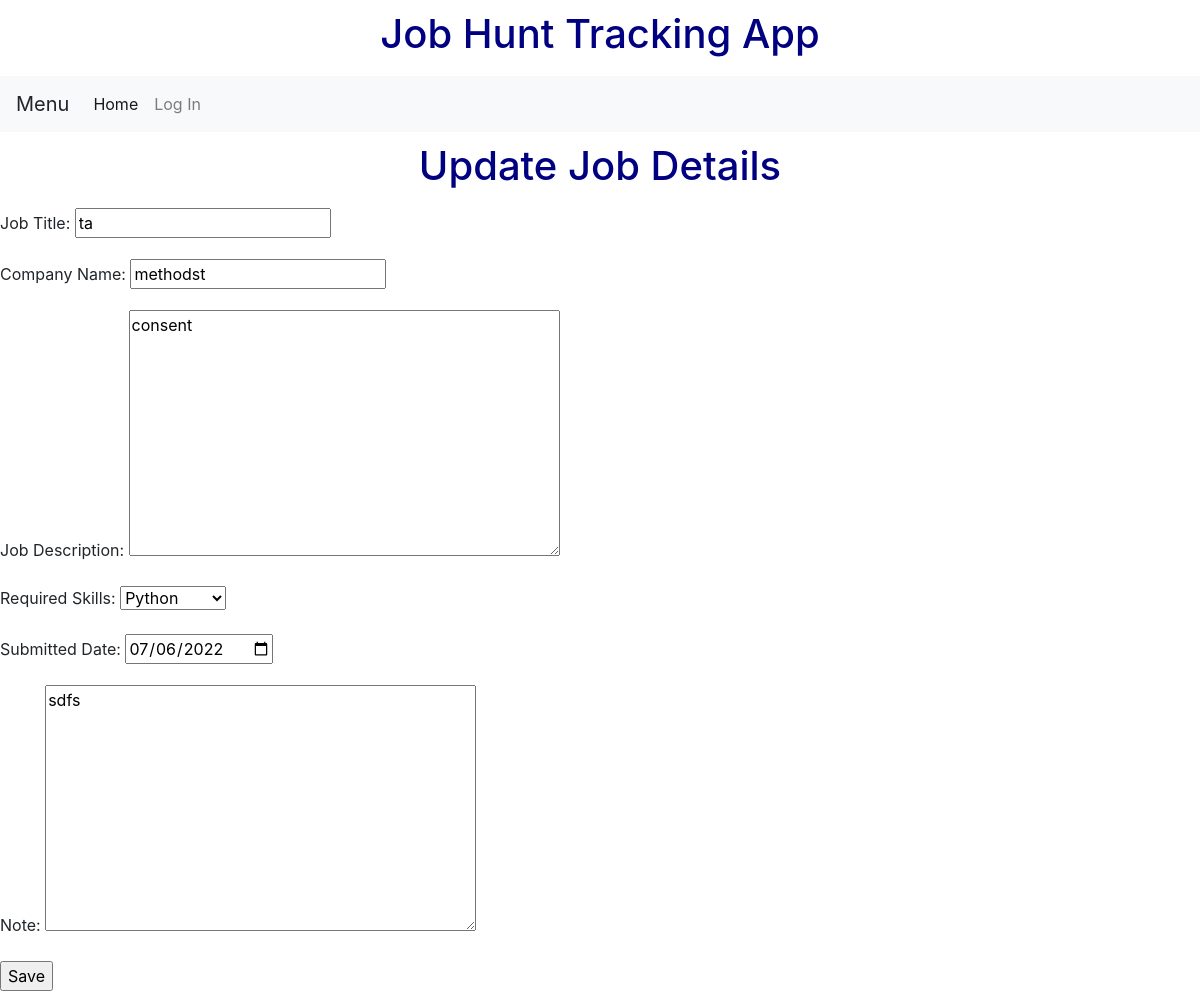
The app's page /jobupdate/1, older data.
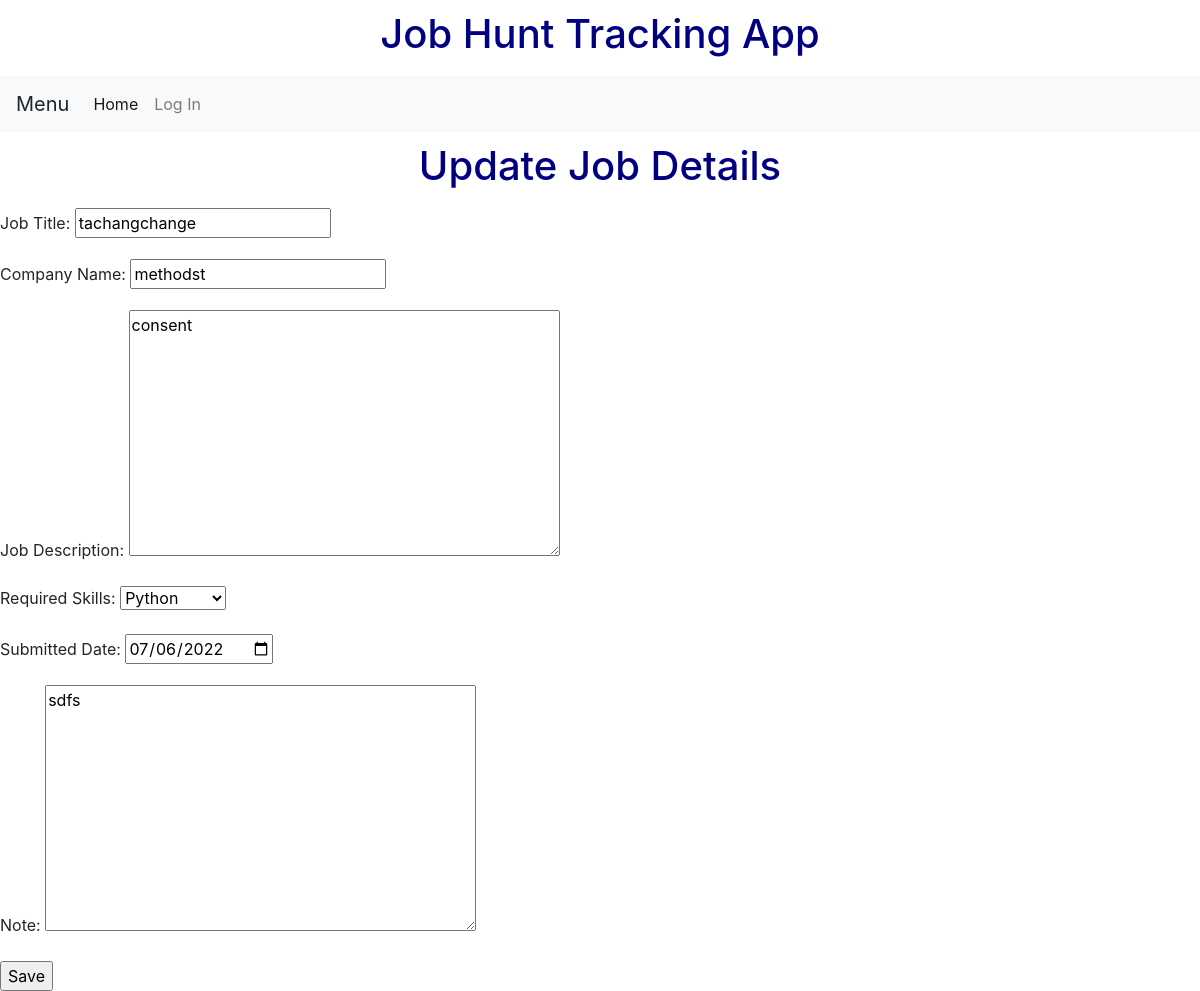
The same page, newer data.
### TrackJob/models.py (models this page shows)
class Job(models.Model):
    Job_Title = models.CharField(max_length=120) # required to have maxlength
    Company_Name = models.CharField(max_length=120)
    SkillType = [('Python', 'Python'), ('Java', 'Java'), ('SQL', 'SQL'), ('HTML', 'HTML/CSS'),('Other','Other') ]  # enum
    Required_Skills = models.CharField(blank=True, choices=SkillType, max_length=10)
    Job_Description = models.TextField()
    Submitted_Date = models.DateField()
    Note = models.TextField(blank=False, null=True)

### TrackJob/views.py (the view)
# urls.py: path('jobupdate/<int:id>',job_update_view, name = 'job_update'),
def job_update_view (request,id):
    obj = Job.objects.get(id = id)
    form = JobForm(request.POST or None,instance=obj)
    if form.is_valid():
        form.save()
        return redirect('/showrecord')
    context = {
        "object":obj,
        "form":form
    }
    return render(request, 'job/job_update.html', context)

### TrackJob/forms.py
class JobForm(forms.ModelForm):
    class Meta:
        model = Job
        fields = [
            'Job_Title',
            'Company_Name',
            'Job_Description',
            'Required_Skills',
            'Submitted_Date',
            'Note',
        ]
        widgets = {
            'Submitted_Date': DateInput(),
        }

### templates/job/job_update.html
{% extends 'basepage.html' %}
{%  block content %}
<h1> Update Job Details </h1>
<body>
<div class = "forminput">
<form method = 'POST'>  {%  csrf_token %}
    {{  form.as_p}}
    <input type ='submit' value = 'Save' />
</form>
</div>
</body>
{% endblock %}

Row changes from the older to the newer data that the page shows:
changed Job "methodst": Job_Title "ta" → "tachangchange"
